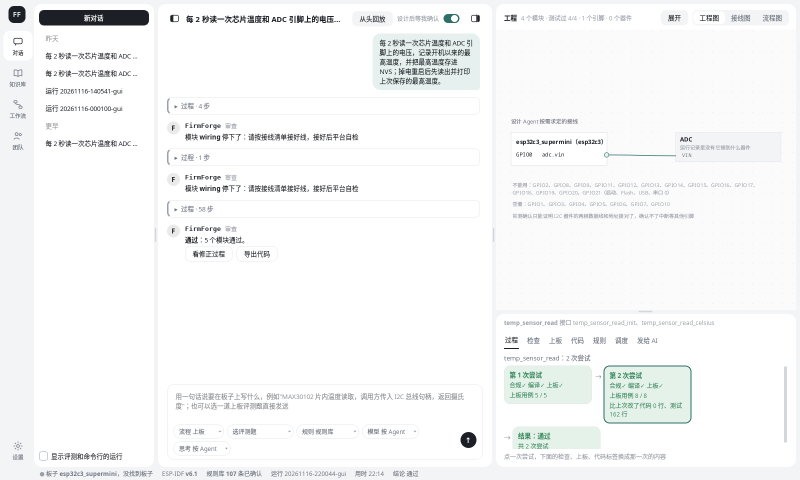
#> input picture submission/screenshots/02_接线图.png, 1600 x 960 px (shown at 1/2 size)
$ python -i build_ppt.py   (imports and definitions only)
#> lines starting #> are read from the running program, lines starting #| are printed output that depends on the picture; after the words box and inside, x2 and y2 are one past the last pixel; in counts of white or black regions, pixels touching at a corner belong together
"""按大赛模板生成方案讲解 PPT：submission/方案讲解.pptx。

模板：~/Downloads/2026未来杯PPT模版.pptx（16:9，13.33 × 7.5 英寸）。用模板自带的版式（背景图、大赛标识都在版式上）：
  标题幻灯片（蓝色封面）、标题和内容（蓝色目录）、两栏内容（白底、顶部蓝色横幅，正文页）、节标题（深蓝页）。
模板原有的 6 页示例删掉，每页的文字、卡片、图表、截图由这里画；字体沿用模板的思源黑体。
数字全部来自 docs/TEST_PLAN.md 第 11 节、submission/data/ 和运行记录（与方案书一致）。

用法：.venv/bin/python submission/build_ppt.py
"""

from pathlib import Path

from lxml import etree
from pptx import Presentation
from pptx.chart.data import CategoryChartData
from pptx.dml.color import RGBColor
from pptx.enum.chart import XL_CHART_TYPE, XL_LABEL_POSITION, XL_LEGEND_POSITION
from pptx.enum.shapes import MSO_SHAPE
from pptx.enum.text import MSO_ANCHOR, PP_ALIGN
from pptx.oxml.ns import qn
from pptx.util import Inches, Pt

HERE = Path(__file__).resolve().parent
TEMPLATE = Path.home() / "Downloads" / "2026未来杯PPT模版.pptx"
OUT = HERE / "方案讲解.pptx"
SHOTS = HERE / "screenshots"

BOLD, NORMAL = "思源黑体 CN Bold", "思源黑体 CN Normal"
# [1 line that did not run here, left out]
# [1 line that did not run here, left out]
# [1 line that did not run here, left out]
# [1 line that did not run here, left out]
# [1 line that did not run here, left out]
# [1 line that did not run here, left out]
# [1 line that did not run here, left out]
# [1 line that did not run here, left out]


# ---------------------------------------------------------------- 基础

# [59 lines left out: functions set_font, cn_quotes, text, soft_shadow, not called in this run]


_ROUNDED = {}


def rounded_png(path: Path, region=None) -> Path:
    """截图（或其中一块）做成圆角、带一圈细边的 PNG，放进 PPT 像产品图一样。"""
#> called with path = 'screenshots/02_接线图.png'
    import tempfile
    from PIL import Image, ImageDraw
    key = (str(path), region)
    if key in _ROUNDED:
        return _ROUNDED[key]
    im = Image.open(path).convert("RGBA")
    if region:
        im = im.crop(region)
    k = 2                                           # 放大一倍再画圆角，边缘更平滑
    im = im.resize((im.width * k, im.height * k), Image.LANCZOS)
#> im: PIL image 3200x1920 RGBA
    r = 14 * k
    mask = Image.new("L", im.size, 0)
#> mask: PIL image 3200x1920 L; every value is 0
    ImageDraw.Draw(mask).rounded_rectangle((0, 0, im.width - 1, im.height - 1), r, fill=255)
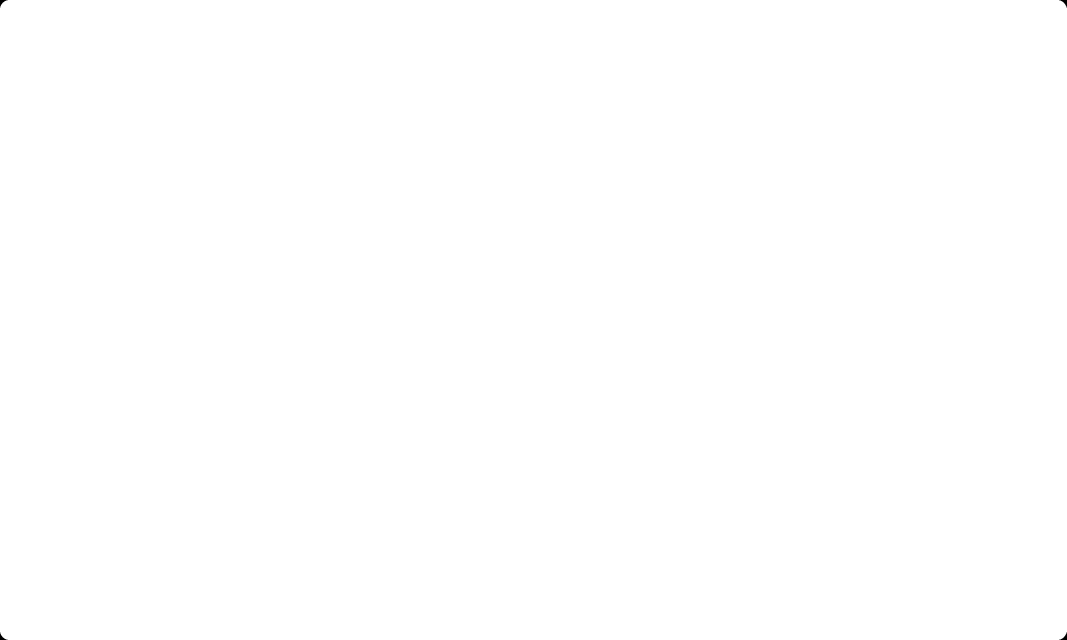
#> mask: PIL image 3200x1920 L (shown at 1/3 size); 100% white; 4 black regions, box (x1, y1, x2, y2) and area: (0, 0, 23, 23) 174, (3177, 0, 3200, 23) 174, (0, 1897, 23, 1920) 174, (3177, 1897, 3200, 1920) 174
    im.putalpha(mask)
    ImageDraw.Draw(im).rounded_rectangle((0, 0, im.width - 1, im.height - 1), r, outline=(205, 212, 224, 255), width=2 * k)
#> (the rest of the program and of its run is left out)
